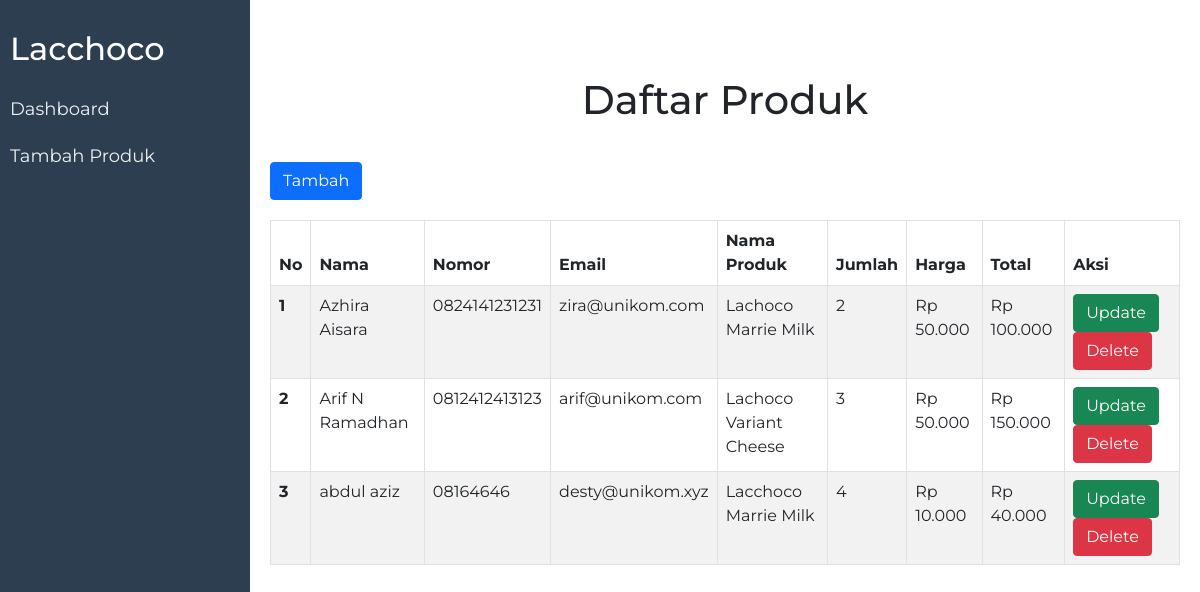
The page / on the database its author committed.
### tables this page shows
CREATE TABLE `transaksi` (
  `no` int(11) NOT NULL,
  `nama_pembeli` varchar(255) NOT NULL,
  `nomor_pembeli` varchar(13) NOT NULL,
  `email_pembeli` varchar(30) NOT NULL,
  `nama_produk` varchar(255) NOT NULL,
  `deskripsi_produk` varchar(255) NOT NULL,
  `jumlah` int(100) NOT NULL,
  `harga` int(100) NOT NULL,
  `total_harga` int(100) NOT NULL
);

### index.php (the view, shortened to what this page needs)
<?php
  include ('koneksi/koneksi.php');
?>
<!DOCTYPE html>
<html lang="en">
<head>
  <link href="https://cdn.jsdelivr.net/npm/bootstrap@5.0.0-beta1/dist/css/bootstrap.min.css" rel="stylesheet">
</head>
<body>
  <div class="sidebar">
    <a ><h2 style="color: white;">Lacchoco</h2></a>
    <a href="#">Dashboard</a>
    <a href="tambah.php">Tambah Produk</a>
  </div>
  <div class="content">
    <h1>Daftar Produk</h1>
    <a href="tambah.php" class="btn btn-primary btn-tambah">Tambah</a>
    <table class="table table-striped table-bordered">
      <thead>
        <tr>
          <th scope="col">No</th>
          <th scope="col">Nama</th>
          <th scope="col">Nomor</th>
          <th scope="col">Email</th>
          <th scope="col">Nama Produk</th>
          <th scope="col">Jumlah</th>
          <th scope="col">Harga</th>
          <th scope="col">Total</th>
          <th scope="col">Aksi</th>
        </tr>
      </thead>
      <tbody>
        <?php
          $no = 1;
          $query = "SELECT * FROM transaksi";
          $result = mysqli_query($koneksi, $query);
          foreach ($result as $data){
            $angka_harga = $data["harga"];
            $harga = "Rp " . number_format($angka_harga,0,',','.');
            $angka_total_harga = $data["total_harga"];
            $total_harga = "Rp " . number_format($angka_total_harga,0,',','.');
            echo "
              <tr>
                <th scope='row'>". $no++ ."</th>
                <td>". $data["nama_pembeli"] ."</td>
                <td>". $data["nomor_pembeli"] ."</td>
                <td>". $data["email_pembeli"] ."</td>
                <td>". $data["nama_produk"] ."</td>
                <td>". $data["jumlah"] ."</td>
                <td>". $harga ."</td>
                <td>". $total_harga."</td>
                <td>
                  <a href='update.php?id=".$data["no"]."' type='button' class='btn btn-success'>Update</a>
                  <a href='hapus.php?id=".$data["no"]."' type='button' class='btn btn-danger' onclick=\"return confirm('Yakin ingin menghapus produk?')\">Delete</a>
                </td>
              </tr>";
          }
        ?>
      </tbody>
    </table>
  </div>
</body>
</html>

### index.php (style rules this page uses)
body { padding-top: 56px; font-family: "Montserrat", sans-serif; }
.sidebar { height: 100%; width: 250px; position: fixed; top: 0; left: 0; background-color: #2c3e50; padding-top: 20px; }
.sidebar a { padding: 10px; text-decoration: none; font-size: 18px; color: #ecf0f1; display: block; }
.content { margin-left: 250px; padding: 20px; }
.content h1 { text-align: center; }
.btn-tambah { margin-top: 30px; }
.table { margin-top: 20px; }

### rows shown on the page
transaksi: nama_pembeli "Azhira Aisara", nomor_pembeli "0824141231231", email_pembeli "zira@unikom.com", nama_produk "Lachoco Marrie Milk", jumlah "2", harga "Rp 50.000", total_harga "Rp 100.000"
transaksi: nama_pembeli "Arif N Ramadhan", nomor_pembeli "0812412413123", email_pembeli "arif@unikom.com", nama_produk "Lachoco Variant Cheese", jumlah "3", harga "Rp 50.000", total_harga "Rp 150.000"
transaksi: nama_pembeli "abdul aziz", nomor_pembeli "08164646", email_pembeli "desty@unikom.xyz", nama_produk "Lacchoco Marrie Milk", jumlah "4", harga "Rp 10.000", total_harga "Rp 40.000"
